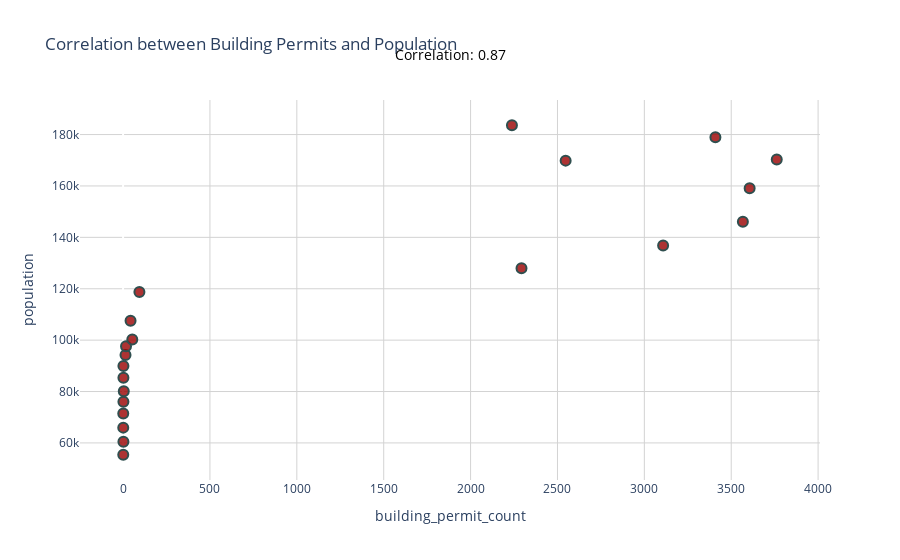
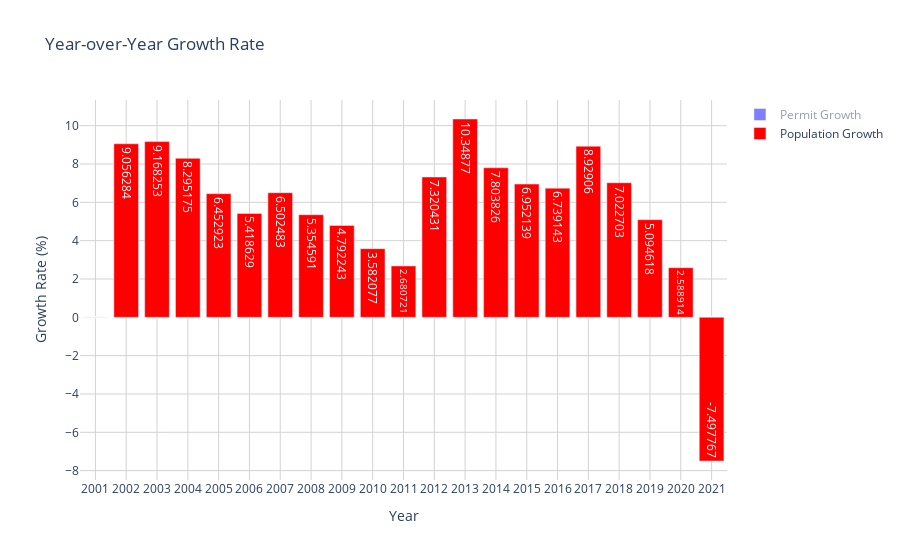

The notebook cell these images were saved under, in order:
### Code cell
import pandas as pd
import plotly.graph_objs as go
import plotly.express as px
from plotly.subplots import make_subplots

# Assuming analysis_df is already created and contains the necessary data
data = {
    'year': [2001, 2002, 2003, 2004, 2005, 2006, 2007, 2008, 2009, 2010, 2011, 2012, 2013, 2014, 2015, 2016, 2017, 2018, 2019, 2020, 2021],
    'building_permit_count': [1, 2, 1, 1, 2, 4, 2, 2, 14, 17, 53, 43, 94, 2293, 3108, 3567, 3606, 3762, 3409, 2238, 2547],
    'population': [55398, 60415, 65954, 71425, 76034, 80154, 85366, 89937, 94247, 97623, 100240, 107578, 118711, 127975, 136872, 146096, 159141, 170317, 178994, 183628, 169860],
    'permit_growth': [None, 100.0, -50.0, 0.0, 100.0, 100.0, -50.0, 0.0, 600.0, 21.428571, 211.764706, -18.867925, 118.604651, 2339.361702, 35.542957, 14.76834, 1.093356, 4.326123, -9.383307, -34.350249, 13.806971],
    'population_growth': [None, 9.056284, 9.168253, 8.295175, 6.452923, 5.418629, 6.502483, 5.354591, 4.792243, 3.582077, 2.680721, 7.320431, 10.348770, 7.803826, 6.952139, 6.739143, 8.929060, 7.022703, 5.094618, 2.588914, -7.497767]
}

analysis_df = pd.DataFrame(data)
analysis_df['permit_growth'] = analysis_df['permit_growth'].fillna(0)
analysis_df['population_growth'] = analysis_df['population_growth'].fillna(0)

# Calculate correlation for display
correlation = analysis_df['building_permit_count'].corr(analysis_df['population'])

# Create fig2 for correlation plot
fig2 = px.scatter(analysis_df, x='building_permit_count', y='population', title='Correlation between Building Permits and Population')
fig2.update_traces(marker=dict(size=10, color='rgba(152, 0, 0, .8)', line=dict(width=2, color='DarkSlateGrey')), selector=dict(mode='markers'))

# Add annotation for correlation coefficient above the plot
fig2.add_annotation(
    x=0.5, y=1.15,
    xref='paper', yref='paper',
    text=f'Correlation: {correlation:.2f}',
    showarrow=False,
    font=dict(size=14, color="black"),
    align='center',
)

fig2.update_layout(
    plot_bgcolor='white',
    xaxis=dict(showgrid=True, gridcolor='lightgrey'),
    yaxis=dict(showgrid=True, gridcolor='lightgrey')
)

# Create fig3 for year-over-year growth
fig3 = go.Figure()

# Add permit growth bars
fig3.add_trace(go.Bar(
    x=analysis_df['year'],
    y=analysis_df['permit_growth'],
    name='Permit Growth',
    marker_color='blue',
    text=analysis_df['permit_growth'],
    textposition='auto',
    hovertemplate='Year: %{x}<br>Permit Growth: %{y:.2f}%<extra></extra>'
))

# Add population growth bars
fig3.add_trace(go.Bar(
    x=analysis_df['year'],
    y=analysis_df['population_growth'],
    name='Population Growth',
    marker_color='red',
    text=analysis_df['population_growth'],
    textposition='auto',
    hovertemplate='Year: %{x}<br>Population Growth: %{y:.2f}%<extra></extra>'
))

fig3.update_layout(
    title='Year-over-Year Growth Rate',
    xaxis_title='Year',
    yaxis_title='Growth Rate (%)',
    barmode='group',
    plot_bgcolor='white',
    xaxis=dict(
        tickmode='linear',
        tick0=2001,
        dtick=1,
        showgrid=True,
        gridcolor='lightgrey'
    ),
    yaxis=dict(showgrid=True, gridcolor='lightgrey')
)

# Display the plots
fig2.show()
fig3.show()

### Figure 1 — Plotly figure (JSON) as saved in the notebook; plotly's stock layout.template omitted (floating-point values rounded to 4 significant figures)
{"data": [{"hovertemplate": "building_permit_count=%{x}<br>population=%{y}<extra></extra>", "legendgroup": "", "marker": {"color": "rgba(152, 0, 0, .8)", "line": {"color": "DarkSlateGrey", "width": 2}, "size": 10, "symbol": "circle"}, "mode": "markers", "name": "", "orientation": "v", "showlegend": false, "type": "scatter", "x": [1, 2, 1, 1, 2, 4, 2, 2, 14, 17, 53, 43, 94, 2293, 3108, 3567, 3606, 3762, 3409, 2238, 2547], "xaxis": "x", "y": [55398, 60415, 65954, 71425, 76034, 80154, 85366, 89937, 94247, 97623, 100240, 107578, 118711, 127975, 136872, 146096, 159141, 170317, 178994, 183628, 169860], "yaxis": "y"}], "layout": {"annotations": [{"align": "center", "font": {"color": "black", "size": 14}, "showarrow": false, "text": "Correlation: 0.87", "x": 0.5, "xref": "paper", "y": 1.15, "yref": "paper"}], "autosize": true, "legend": {"tracegroupgap": 0}, "plot_bgcolor": "white", "title": {"text": "Correlation between Building Permits and Population"}, "xaxis": {"anchor": "y", "autorange": true, "domain": [0, 1], "gridcolor": "lightgrey", "range": [-257.8, 4021.0], "showgrid": true, "title": {"text": "building_permit_count"}, "type": "linear"}, "yaxis": {"anchor": "x", "autorange": true, "domain": [0, 1], "gridcolor": "lightgrey", "range": [42320.0, 196700.0], "showgrid": true, "title": {"text": "population"}, "type": "linear"}}}

### Figure 2 — Plotly figure (JSON) as saved in the notebook; plotly's stock layout.template omitted (floating-point values rounded to 4 significant figures)
{"data": [{"hovertemplate": "Year: %{x}<br>Permit Growth: %{y:.2f}%<extra></extra>", "marker": {"color": "blue"}, "name": "Permit Growth", "text": [0, 100, -50, 0, 100, 100, -50, 0, 600, 21.43, 211.8, -18.87, 118.6, 2339.0, 35.54, 14.77, 1.093, 4.326, -9.383, -34.35, 13.81], "textposition": "auto", "type": "bar", "visible": "legendonly", "x": [2001, 2002, 2003, 2004, 2005, 2006, 2007, 2008, 2009, 2010, 2011, 2012, 2013, 2014, 2015, 2016, 2017, 2018, 2019, 2020, 2021], "y": [0, 100, -50, 0, 100, 100, -50, 0, 600, 21.43, 211.8, -18.87, 118.6, 2339.0, 35.54, 14.77, 1.093, 4.326, -9.383, -34.35, 13.81]}, {"hovertemplate": "Year: %{x}<br>Population Growth: %{y:.2f}%<extra></extra>", "marker": {"color": "red"}, "name": "Population Growth", "text": [0, 9.056, 9.168, 8.295, 6.453, 5.419, 6.502, 5.355, 4.792, 3.582, 2.681, 7.32, 10.35, 7.804, 6.952, 6.739, 8.929, 7.023, 5.095, 2.589, -7.498], "textposition": "auto", "type": "bar", "visible": true, "x": [2001, 2002, 2003, 2004, 2005, 2006, 2007, 2008, 2009, 2010, 2011, 2012, 2013, 2014, 2015, 2016, 2017, 2018, 2019, 2020, 2021], "y": [0, 9.056, 9.168, 8.295, 6.453, 5.419, 6.502, 5.355, 4.792, 3.582, 2.681, 7.32, 10.35, 7.804, 6.952, 6.739, 8.929, 7.023, 5.095, 2.589, -7.498]}], "layout": {"autosize": true, "barmode": "group", "plot_bgcolor": "white", "title": {"text": "Year-over-Year Growth Rate"}, "xaxis": {"autorange": true, "dtick": 1, "gridcolor": "lightgrey", "range": [2000.0, 2022.0], "showgrid": true, "tick0": 2001, "tickmode": "linear", "title": {"text": "Year"}, "type": "linear"}, "yaxis": {"autorange": true, "gridcolor": "lightgrey", "range": [-8.489, 11.34], "showgrid": true, "title": {"text": "Growth Rate (%)"}, "type": "linear"}}}
